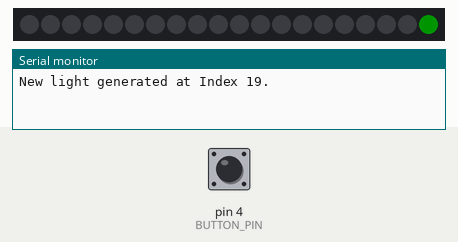
Recording of a sketch running on a simulated Arduino Uno, built with avr-gcc and run on an emulated ATmega328P. Parts: 20 RGB LEDs in strip order, left to right, the last lines printed to the serial monitor. Inputs (shaded band) come from the test bench; at power-on: pin 4 (BUTTON_PIN) HIGH. Dim RGB values are drawn brighter than linear; random numbers use the default seed unless the sketch sets one.

Above: at 1.2 s.
1.3 s: pin 4 (BUTTON_PIN) pulled LOW for 0.15 s
At 4.2 s:
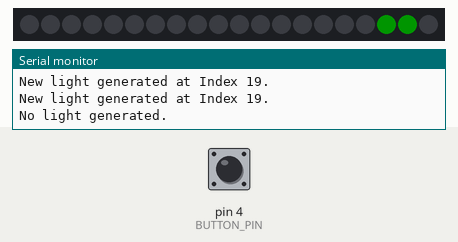
4.4 s: pin 4 (BUTTON_PIN) pulled LOW for 1 s
At 6.7 s:
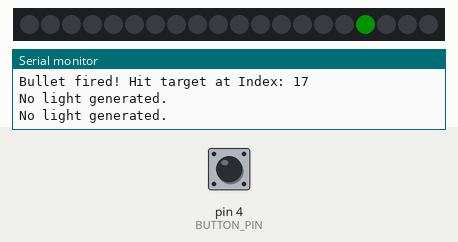
6.9 s: pin 4 (BUTTON_PIN) pulled LOW for 0.15 s
At 9.4 s:
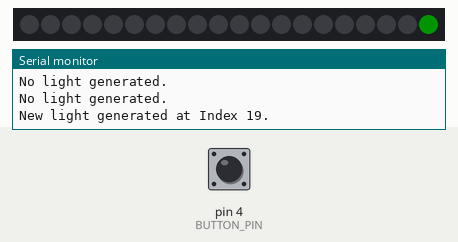
10.0 s: pin 4 (BUTTON_PIN) pulled LOW for 1 s
At 14.6 s:
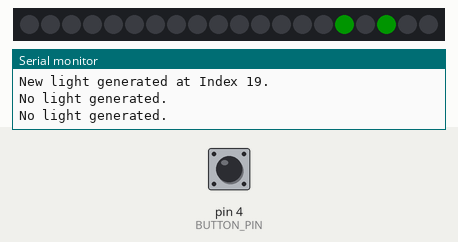
Timing chart, 0 to 16.1 s (numbered marks = the images above; inputs shaded):
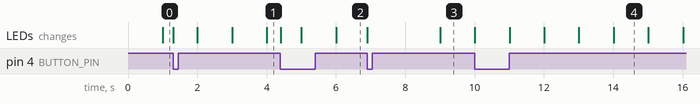

The sketch:

np_demo_02.ino
```cpp
#include <Adafruit_NeoPixel.h>

// -----------------------------------------------------------------------------
// 📌 參數設定
// -----------------------------------------------------------------------------
#define PIN             2    // Neopixel 數據腳位 (D2)
#define BUTTON_PIN      4    // 子彈按鈕腳位 (D4)
#define NUMPIXELS       20   // 燈條上的燈珠數量 (Index 0 - 19)
#define MOVE_INTERVAL   1000 // 燈光移動/生成的時間間隔 (1000ms = 1秒)

// 定義顏色 (低亮度以保護眼睛和節省電力)
const uint32_t LED_COLOR = Adafruit_NeoPixel::Color(0, 20, 0);   // 綠色移動燈
const uint32_t GAMEOVER_COLOR = Adafruit_NeoPixel::Color(20, 0, 0); // 紅色遊戲結束燈

// -----------------------------------------------------------------------------
// 💾 狀態變數
// -----------------------------------------------------------------------------
Adafruit_NeoPixel pixels(NUMPIXELS, PIN, NEO_GRB + NEO_KHZ800);

// 記錄每顆燈的狀態 (true=亮, false=滅)。Index 0 是最靠近玩家的燈。
bool pixelState[NUMPIXELS] = {false};

unsigned long lastMoveTime = 0; // 記錄上次移動/生成燈的時間
bool isGameOver = false;        // 遊戲狀態旗標
int buttonState = 0;            // 當前按鈕狀態
int lastButtonState = 0;        // 上次按鈕狀態

// -----------------------------------------------------------------------------
// ⚙️ setup() 初始設定
// -----------------------------------------------------------------------------
void setup() {
  Serial.begin(9600);

  // 設定按鈕腳位為輸入，並啟用內建上拉電阻
  pinMode(BUTTON_PIN, INPUT_PULLUP);

  pixels.begin();
  pixels.show(); // 初始化時全部熄滅
}

// -----------------------------------------------------------------------------
// 🔄 loop() 迴圈執行
// -----------------------------------------------------------------------------
void loop() {
  if (isGameOver) {
    // 遊戲結束時，只執行結束邏輯
    gameOverSequence();
    return; // 結束 loop()
  }

  // 1. 處理燈光移動和生成 (每 MOVE_INTERVAL 執行一次)
  if (millis() - lastMoveTime >= MOVE_INTERVAL) {
    handleLightMovement();
    lastMoveTime = millis();
  }

  // 2. 處理子彈射擊 (按鈕按下時)
  handleShooting();

  // 3. 繪製燈條
  drawLights();
}

// -----------------------------------------------------------------------------
// 🎯 處理燈光移動和生成 (每秒執行)
// -----------------------------------------------------------------------------
void handleLightMovement() {

  // A. 檢查遊戲結束條件 (Index 0 的燈是否亮著)
  if (pixelState[0] == true) {
    Serial.println("Game Over: Light reached Index 0!");
    isGameOver = true;
    return;
  }

  // B. 燈光移動 (從 Index 18 移到 1，Index 19 被新燈取代)
  // 由最小 Index 開始檢查，確保移動是正確的 (i -> i-1)
  for (int i = 1; i < NUMPIXELS; i++) {
    // 將前一個燈的狀態賦予給當前燈
    pixelState[i - 1] = pixelState[i];
  }

  // C. 隨機生成新燈 (在 Index 19)
  // 亂數給一個 bit (0 或 1)
  int randomBit = random(2); // 產生 0 或 1

  if (randomBit == 1) {
    pixelState[NUMPIXELS - 1] = true; // Index 19 (第 20 顆燈) 亮起
    Serial.println("New light generated at Index 19.");
  } else {
    pixelState[NUMPIXELS - 1] = false; // Index 19 熄滅
    Serial.println("No light generated.");
  }
}

// -----------------------------------------------------------------------------
// 🔫 處理子彈射擊 (按鈕D4)
// -----------------------------------------------------------------------------
void handleShooting() {
  // 讀取按鈕狀態 (INPUT_PULLUP: LOW = 按下, HIGH = 鬆開)
  buttonState = digitalRead(BUTTON_PIN);

  // 檢測按鈕從 鬆開 (HIGH) 變成 按下 (LOW) 的瞬間 (下降緣觸發)
  if (buttonState == LOW && lastButtonState == HIGH) {

    // 尋找最小 Index 且亮著的燈 (最靠近玩家的目標)
    for (int i = 0; i < NUMPIXELS; i++) {
      if (pixelState[i] == true) {
        // 找到目標，將其擊滅
        pixelState[i] = false;
        Serial.print("Bullet fired! Hit target at Index: ");
        Serial.println(i);
        break; // 只擊滅一個目標
      }
    }
  }

  // 儲存當前狀態，用於下一輪判斷
  lastButtonState = buttonState;
}

// -----------------------------------------------------------------------------
// 🎨 繪製燈條 (將狀態陣列轉換為實際燈光)
// -----------------------------------------------------------------------------
void drawLights() {
  for (int i = 0; i < NUMPIXELS; i++) {
    if (pixelState[i] == true) {
      pixels.setPixelColor(i, LED_COLOR); // 亮綠色
    } else {
      pixels.setPixelColor(i, 0);         // 熄滅 (R=0, G=0, B=0)
    }
  }
  pixels.show(); // 更新燈條
}

// -----------------------------------------------------------------------------
// 🛑 遊戲結束序列
// -----------------------------------------------------------------------------
void gameOverSequence() {
  // 全部燈亮紅色
  for(int i=0; i < NUMPIXELS; i++) {
    pixels.setPixelColor(i, GAMEOVER_COLOR);
  }
  pixels.show();

  // 暫停一下，等待重置 (如果需要重啟，需要加入重置按鈕或延遲後重啟的邏輯)
  // 這裡只讓它保持紅燈狀態
  delay(100);
}
```
